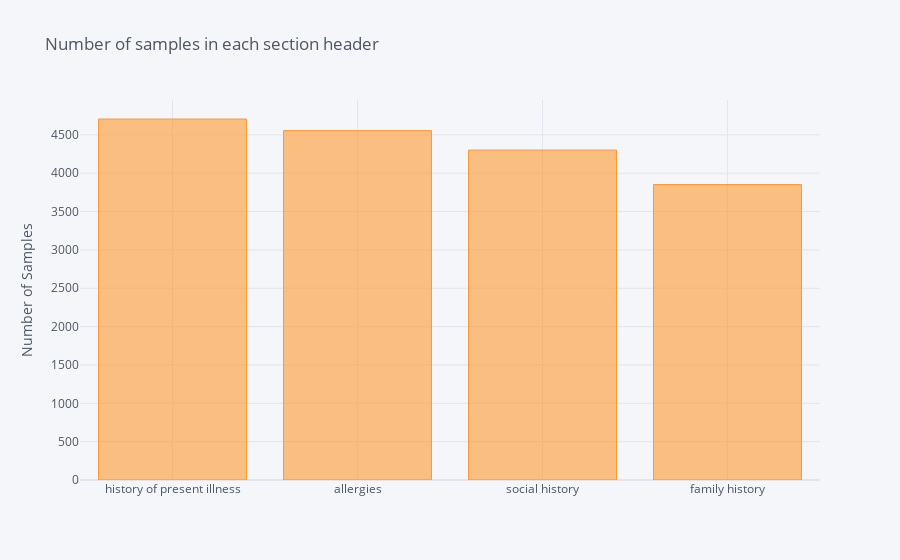

Notebook code for this chart:
### Code cell
mixed_labelled['HEADER'].value_counts().sort_values(ascending=False).iplot(kind='bar', yTitle='Number of Samples', 
                                                                title='Number of samples in each section header')

### Figure 1 — Plotly figure (JSON) as saved in the notebook; plotly's stock layout.template omitted (floating-point values rounded to 4 significant figures)
{"data": [{"marker": {"color": "rgba(255, 153, 51, 0.6)", "line": {"color": "rgba(255, 153, 51, 1.0)", "width": 1}}, "name": "HEADER", "orientation": "v", "text": "", "type": "bar", "x": ["history of present illness", "allergies", "social history", "family history"], "y": [4707, 4556, 4302, 3853]}], "layout": {"legend": {"bgcolor": "#F5F6F9", "font": {"color": "#4D5663"}}, "paper_bgcolor": "#F5F6F9", "plot_bgcolor": "#F5F6F9", "title": {"font": {"color": "#4D5663"}, "text": "Number of samples in each section header"}, "xaxis": {"gridcolor": "#E1E5ED", "showgrid": true, "tickfont": {"color": "#4D5663"}, "title": {"font": {"color": "#4D5663"}, "text": ""}, "zerolinecolor": "#E1E5ED"}, "yaxis": {"gridcolor": "#E1E5ED", "showgrid": true, "tickfont": {"color": "#4D5663"}, "title": {"font": {"color": "#4D5663"}, "text": "Number of Samples"}, "zerolinecolor": "#E1E5ED"}}}
